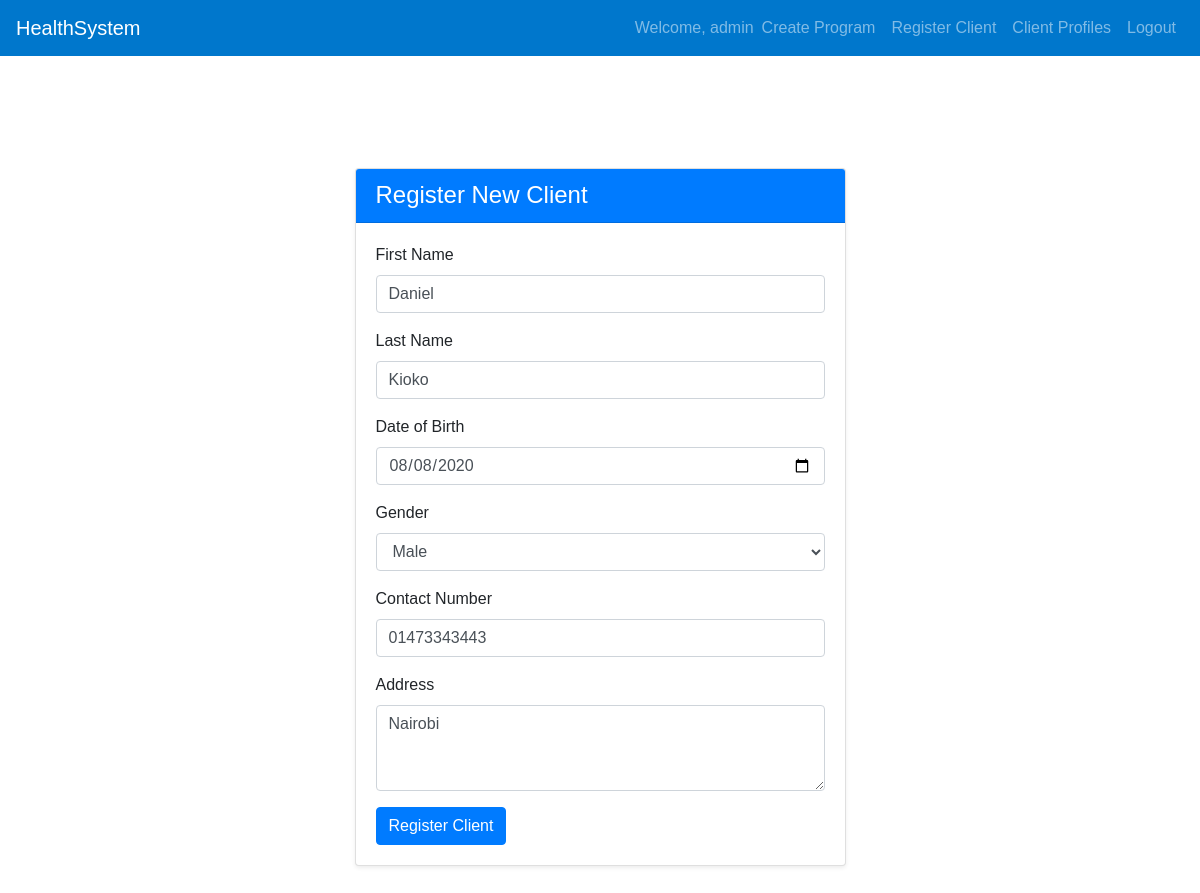
The app's page /clients/edit/2/ (signed in) with its own data.
### health/models.py (models this page shows, shortened)
class Client(models.Model):
    first_name = models.CharField(max_length=100)
    last_name = models.CharField(max_length=100)
    date_of_birth = models.DateField()
    gender_choices = [('M', 'Male'), ('F', 'Female'), ('O', 'Other')]
    gender = models.CharField(max_length=1, choices=gender_choices)
    contact_number = models.CharField(max_length=15, blank=True)
    address = models.TextField(blank=True)
    enrolled_programs = models.ManyToManyField(HealthProgram, blank=True)

### health/views.py (the view)
# urls.py: path('clients/edit/<int:client_id>/', views.edit_client, name='edit_client'),
def edit_client(request, client_id):
    client = get_object_or_404(Client, id=client_id)
    if request.method == 'POST':
        form = ClientForm(request.POST, instance=client)
        if form.is_valid():
            form.save()
            return redirect('client_list')
    else:
        form = ClientForm(instance=client)
    return render(request, 'register_client.html', {'form': form})

### health/forms.py
class ClientForm(forms.ModelForm):
    class Meta:
        model = Client
        fields = ['first_name', 'last_name', 'date_of_birth', 'gender', 'contact_number', 'address']
        widgets = {
            'first_name': forms.TextInput(attrs={'class': 'form-control'}),
            'last_name': forms.TextInput(attrs={'class': 'form-control'}),
            'date_of_birth': forms.DateInput(attrs={'class': 'form-control', 'type': 'date'}),
            'gender': forms.Select(attrs={'class': 'form-control'}),
            'contact_number': forms.TextInput(attrs={'class': 'form-control'}),
            'address': forms.Textarea(attrs={'class': 'form-control', 'rows': 3}),
        }

### health/templates/register_client.html (shortened to what this page needs)
{% extends 'base.html' %}
{% block content %}
<div class="container mt-5">
    <div class="row justify-content-center">
        <div class="col-md-8 col-lg-6">
            <div class="card shadow-sm">
                <div class="card-header bg-primary text-white">
                    <h4 class="mb-0">Register New Client</h4>
                </div>
                <div class="card-body">
                    <form method="post">
                        <div class="mb-3">
                            <label for="id_first_name" class="form-label">First Name</label>
                            {{ form.first_name }}
                        </div>
                        <div class="mb-3">
                            <label for="id_last_name" class="form-label">Last Name</label>
                            {{ form.last_name }}
                        </div>
                        <div class="mb-3">
                            <label for="id_date_of_birth" class="form-label">Date of Birth</label>
                            {{ form.date_of_birth }}
                        </div>
                        <div class="mb-3">
                            <label for="id_gender" class="form-label">Gender</label>
                            {{ form.gender }}
                        </div>
                        <div class="mb-3">
                            <label for="id_contact_number" class="form-label">Contact Number</label>
                            {{ form.contact_number }}
                        </div>
                        <div class="mb-3">
                            <label for="id_address" class="form-label">Address</label>
                            {{ form.address }}
                        </div>
                        <div class="d-grid">
                            <button type="submit" class="btn btn-primary">Register Client</button>
                        </div>
                    </form>
                </div>
            </div>
        </div>
    </div>
</div>
{% endblock %}

### health/templates/base.html (shortened to what this page needs)
<!DOCTYPE html>
<html lang="en">
<head>
    <link href="https://stackpath.bootstrapcdn.com/bootstrap/4.5.2/css/bootstrap.min.css" rel="stylesheet">
</head>
<body>
    <nav class="navbar navbar-expand-lg navbar-dark">
        <a class="navbar-brand" href="#">HealthSystem</a>
        <div class="collapse navbar-collapse" id="navbarNav">
            <ul class="navbar-nav ml-auto">
                {% if user.is_authenticated %}
                    <li class="nav-item">
                        <span class="navbar-text">Welcome, {{ user.username }}</span>
                    </li>
                    <li class="nav-item">
                        <a class="nav-link" href="{% url 'create_program' %}">Create Program</a>
                    </li>
                    <li class="nav-item">
                        <a class="nav-link" href="{% url "register_client" %}">Register Client</a>
                    </li>
                    <li class="nav-item">
                        <a class="nav-link" href="#">Client Profiles</a>
                    </li>
                    <li class="nav-item">
                        <a class="nav-link" href="{% url 'admin:logout' %}">Logout</a>
                    </li>
                {% else %}
                    <li class="nav-item">
                        <a class="nav-link" href="{% url 'admin:login' %}">Login</a>
                    </li>
                {% endif %}
            </ul>
        </div>
    </nav>
    <div class="container">
        {% block content %}{% endblock %}
    </div>
</body>
</html>

### health/templates/base.html (style rules this page uses)
body { font-family: Arial, sans-serif; margin: 0; }
.navbar { background-color: #0077cc; }
.container { padding: 2em; }

### records on screen
Client: first_name "Daniel", last_name "Kioko", date_of_birth "08/08/2020", gender "Male", contact_number "01473343443", address "Nairobi"

### other values on screen
{{ user.username }} "admin"
